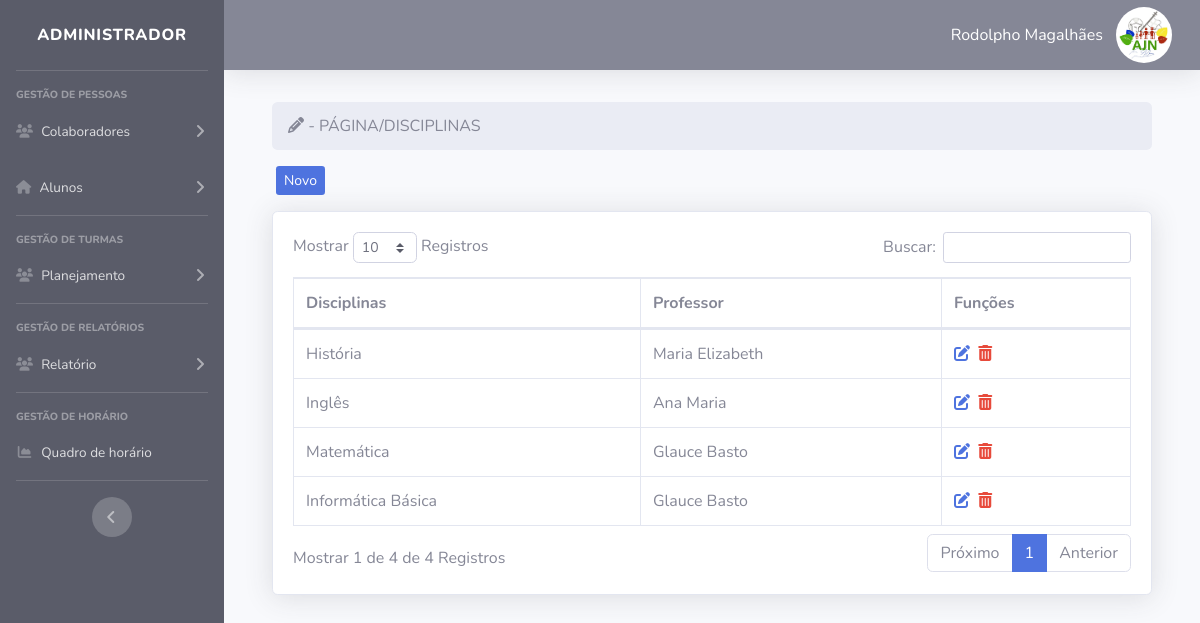
The app's page /tela-admin/index.php?pag=disciplinas (signed in) with its own data.
### tables this page shows
CREATE TABLE `user` (
  `id` int(11) NOT NULL,
  `cpf` varchar(30) NOT NULL,
  `nomesocial` varchar(50) NOT NULL,
  `email` varchar(50) NOT NULL,
  `nivel` varchar(15) NOT NULL,
  `senha` varchar(255) NOT NULL
);

CREATE TABLE `disciplinas` (
  `id` int(11) NOT NULL,
  `materia` varchar(30) NOT NULL,
  `id_professor` varchar(50) NOT NULL,
  `obs` varchar(100) NOT NULL
);

CREATE TABLE `professores` (
  `id` int(11) NOT NULL,
  `imagem` varchar(1000) NOT NULL,
  `nomecompleto` varchar(50) NOT NULL,
  `nomesocial` varchar(50) NOT NULL,
  `aniversario` varchar(10) NOT NULL,
  `genero` varchar(20) NOT NULL,
  `rg` varchar(15) NOT NULL,
  `cpf` varchar(30) NOT NULL,
  `telefone` varchar(20) NOT NULL,
  `celular` varchar(20) NOT NULL,
  `email` varchar(100) NOT NULL,
  `cargo` varchar(100) NOT NULL,
  `formacao` varchar(50) NOT NULL,
  `admissao` varchar(12) NOT NULL,
  `cep` varchar(9) NOT NULL,
  `rua` varchar(50) NOT NULL,
  `numero` varchar(10) NOT NULL,
  `complemento` varchar(50) NOT NULL,
  `bairro` varchar(50) NOT NULL,
  `cidade` varchar(25) NOT NULL,
  `estado` varchar(25) NOT NULL,
  `whatsapp` varchar(20) NOT NULL
);

### tela-admin/disciplinas.php (the view, shortened to what this page needs)
<?php
$pag = "disciplinas";
require_once("../conexao.php");
?>
<div class="container">
<div class="row">
    <div class="col-lg-12">
        <ol class="breadcrumb">
    		<li class="active"> <i class="fa-solid fa-pencil"></i> - PÁGINA/DISCIPLINAS </li>
		</ol>
    </div>
    <div class=" mb-3">
    <a type="button" class="btn-primary btn-sm ml-3 d-none d-md-block" href="index.php?pag=<?php echo $pag ?>&funcao=novo">Novo</a>
    </div>
</div>
<div class="card shadow mb-4">
    <div class="card-body">
        <div class="table-responsive">
            <table class="table table-bordered" id="dataTable" width="100%" cellspacing="0">
                <thead>
                    <tr>
                        <th>Disciplinas</th>
                        <th>Professor</th>
                        <th>Funções</th>
                    </tr>
                </thead>
                <tbody>
                   <?php
                   $query = $pdo->query("SELECT * FROM disciplinas order by id desc ");
                   $res = $query->fetchAll(PDO::FETCH_ASSOC);
                   for ($i=0; $i < count($res); $i++) {
                    $materia = $res[$i]['materia'];
                    $id_professor = $res[$i]['id_professor'];
                    $id = $res[$i]['id'];
                   ?>
                        <?php
                        $query_p = $pdo->query("SELECT * FROM professores where id = '$id_professor' ");
                        $res_p = $query_p->fetchAll(PDO::FETCH_ASSOC);
                        $id_prof = $res_p[0]['nomesocial'];
                        ?>
                    <tr>
                        <td><?php echo $materia ?></td>
                        <td><?php echo $id_prof ?></td>
                        <td>
                        <a href="index.php?pag=<?php echo $pag ?>&funcao=editar&id=<?php echo $id ?>" class='text-primary mr-1' title='Editar Cadastro'><i class='fa-solid fa-edit'></i></a>
                        <a href="index.php?pag=<?php echo $pag ?>&funcao=deletar2&id=<?php echo $id ?>" class='text-danger mr-1' title='Excluir Cadastro'><i class='fa-solid fa-trash-alt'></i></a>
                        </td>
                    </tr>
<?php } ?>
                </tbody>
            </table>
        </div>
    </div>
</div>
</div>

### tela-admin/index.php (shortened to what this page needs)
<?php
require_once("../conexao.php");
    $pag = @$_GET["pag"];
    $menu1 = "funcionarios";
    $menu2 = "professores";
    $menu3 = "alunos";
    $menu4 = "responsaveis";
    $menu5 = "turmas";
    $menu7 = "disciplinas";
    $menu8= "dias";
    $menu9 = "frequencia";
    $menu10 = "aniversariante";
    $menu11 = "matriculados";
$SESSION = @$_SESSION['id_user'];
$query = $pdo->query("SELECT * FROM user WHERE id = '$SESSION'");
$res = $query->fetchAll(PDO::FETCH_ASSOC);
$nome_perfil = @$res[0]['nomesocial'];
 ?>
<!DOCTYPE html>
<html lang="pt-br">
    <head>
        <link href="../css/style.css" rel="stylesheet">
        <link href="../css/sb-admin-2.css" rel="stylesheet">
        <link href="../vendor/datatables/dataTables.bootstrap4.min.css" rel="stylesheet">
    </head>
    <body id="page-top">
        <div id="wrapper">
            <ul class="navbar-nav bg-dark sidebar sidebar-dark accordion" id="accordionSidebar">
                <a class="sidebar-brand d-flex align-items-center justify-content-center" href="index.php">
                    <div class="sidebar-brand-text mx-3">Administrador</div>
                </a>
                <hr class="sidebar-divider ">
                <div class="sidebar-heading">
                    Gestão de Pessoas
                </div>
                <li class="nav-item">
                    <a class="nav-link collapsed" href="#" data-toggle="collapse" data-target="#collapseTwo" aria-expanded="true" aria-controls="collapseTwo">
                        <i class="fas fa-users"></i>
                        <span>Colaboradores</span>
                    </a>
                </li>
                <li class="nav-item">
                    <a class="nav-link collapsed" href="#" data-toggle="collapse" data-target="#collapseUtilities"
                    aria-expanded="true" aria-controls="collapseUtilities">
                     <i class="fas fa-home"></i>
                     <span>Alunos</span>
                    </a>
                </li>
                <hr class="sidebar-divider">
                <div class="sidebar-heading">
                    Gestão de Turmas
                </div>
                <li class="nav-item">
                    <a class="nav-link collapsed" href="#" data-toggle="collapse" data-target="#collapseTwo2" aria-expanded="true" aria-controls="collapseTwo">
                    <i class="fas fa-users"></i>
                    <span>  Planejamento</span>
                    </a>
                </li>
                <hr class="sidebar-divider">
                <div class="sidebar-heading">
                    Gestão de Relatórios
                </div>
                <li class="nav-item">
                    <a class="nav-link collapsed" href="#" data-toggle="collapse" data-target="#collapseTwo3" aria-expanded="true" aria-controls="collapseTwo">
                    <i class="fas fa-users"></i>
                    <span> Relatório</span>
                    </a>
                </li>
                <hr class="sidebar-divider">
                <div class="sidebar-heading">
                    Gestão de Horário
                </div>
                <li class="nav-item">
                    <a class="nav-link" href="index.php?pag=<?php echo $menu8 ?>">
                        <i class="fas fa-fw fa-chart-area"></i>
                        <span>Quadro de horário </span></a>
                </li>
                <hr class="sidebar-divider d-none d-md-block">
                <div class="text-center d-none d-md-inline">
                    <button class="rounded-circle border-0" id="sidebarToggle"></button>
                </div>
            </ul>
            <div id="content-wrapper" class="d-flex flex-column">
                <div id="content">
                    <nav class="navbar navbar-expand navbar-light bg-secondary topbar mb-4 static-top shadow">
                        <ul class="navbar-nav ml-auto">
                            <li class="nav-item dropdown no-arrow">
                                <a class="nav-link dropdown-toggle" href="#" id="userDropdown" role="button" data-toggle="dropdown" aria-haspopup="true" aria-expanded="false">
                                    <Button class="btn btn-link  text-white" title='Editar Perfil'><?php echo $nome_perfil?></Button>
                                   <img class="img-profile rounded-circle" src="../img/logo-ajn.jpg" width="60" height="60" >
                            </a>
                            </li>
                        </ul>
                    </nav>
                    <div class="container-fluid">
                        <?php if (@$pag == null) {
                        @include_once("home.php");
                        } else if (@$pag==$menu1) {
                        @include_once(@$menu1.".php");
                        } else if (@$pag==$menu2) {
                        @include_once(@$menu2.".php");
                         } else if (@$pag==$menu3) {
                        include_once(@$menu3.".php");
                        } else if (@$pag==$menu4) {
                        @include_once(@$menu4.".php");
                        } else if (@$pag==$menu5) {
                        @include_once(@$menu5.".php");
                        } else if (@$pag==$menu7) {
                        @include_once(@$menu7.".php");
                        } else if (@$pag==$menu8) {
                        @include_once(@$menu8.".php");
                        } else if (@$pag==$menu9) {
                        @include_once(@$menu9.".php");
                        } else if (@$pag==$menu10) {
                        @include_once(@$menu10.".php");
                         } else if (@$pag==$menu11) {
                        @include_once(@$menu11.".php");
                        } else {
                        @include_once("home.php");
                        }
                        ?>
                    </div>
                </div>
            </div>
        </div>
    </body>
</html>

### records on screen
user: nomesocial "Rodolpho Magalhães"
disciplinas: materia "História", id_professor.nomesocial "Maria Elizabeth"
disciplinas: materia "Inglês", id_professor.nomesocial "Ana Maria"
disciplinas: materia "Matemática", id_professor.nomesocial "Glauce Basto"
disciplinas: materia "Informática Básica", id_professor.nomesocial "Glauce Basto"
